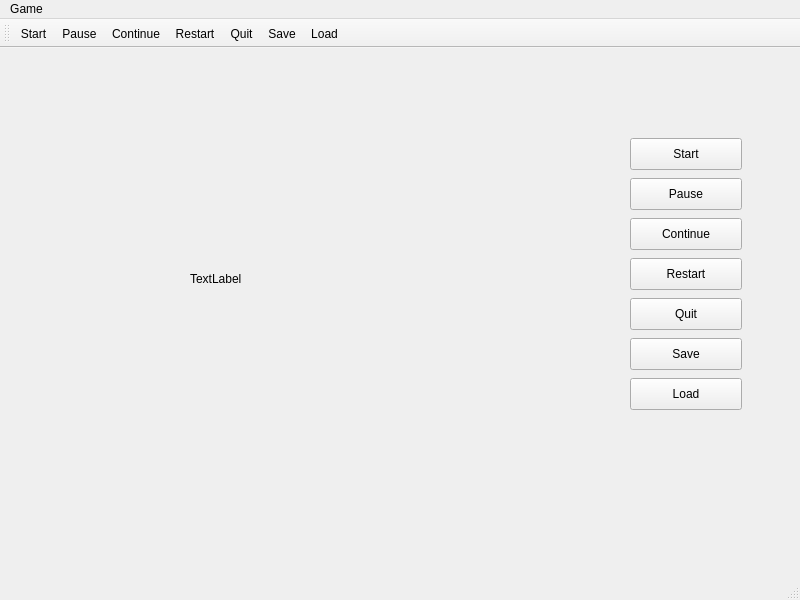
<?xml version="1.0" encoding="UTF-8"?>
<ui version="4.0">
 <class>Snake</class>
 <widget class="QMainWindow" name="Snake">
  <property name="geometry">
   <rect>
    <x>0</x>
    <y>0</y>
    <width>800</width>
    <height>600</height>
   </rect>
  </property>
  <property name="windowTitle">
   <string>Snake</string>
  </property>
  <widget class="QWidget" name="centralwidget">
   <widget class="QLabel" name="label">
    <property name="geometry">
     <rect>
      <x>190</x>
      <y>190</y>
      <width>221</width>
      <height>81</height>
     </rect>
    </property>
    <property name="text">
     <string>TextLabel</string>
    </property>
   </widget>
   <widget class="QPushButton" name="startButton">
    <property name="enabled">
     <bool>true</bool>
    </property>
    <property name="geometry">
     <rect>
      <x>630</x>
      <y>90</y>
      <width>112</width>
      <height>32</height>
     </rect>
    </property>
    <property name="text">
     <string>Start</string>
    </property>
   </widget>
   <widget class="QPushButton" name="pauseButton">
    <property name="geometry">
     <rect>
      <x>630</x>
      <y>130</y>
      <width>112</width>
      <height>32</height>
     </rect>
    </property>
    <property name="text">
     <string>Pause</string>
    </property>
   </widget>
   <widget class="QPushButton" name="continueButton">
    <property name="geometry">
     <rect>
      <x>630</x>
      <y>170</y>
      <width>112</width>
      <height>32</height>
     </rect>
    </property>
    <property name="text">
     <string>Continue</string>
    </property>
   </widget>
   <widget class="QPushButton" name="restartButton">
    <property name="geometry">
     <rect>
      <x>630</x>
      <y>210</y>
      <width>112</width>
      <height>32</height>
     </rect>
    </property>
    <property name="text">
     <string>Restart</string>
    </property>
   </widget>
   <widget class="QPushButton" name="quitButton">
    <property name="geometry">
     <rect>
      <x>630</x>
      <y>250</y>
      <width>112</width>
      <height>32</height>
     </rect>
    </property>
    <property name="text">
     <string>Quit</string>
    </property>
   </widget>
   <widget class="QPushButton" name="saveButton">
    <property name="geometry">
     <rect>
      <x>630</x>
      <y>290</y>
      <width>112</width>
      <height>32</height>
     </rect>
    </property>
    <property name="text">
     <string>Save</string>
    </property>
   </widget>
   <widget class="QPushButton" name="loadButton">
    <property name="geometry">
     <rect>
      <x>630</x>
      <y>330</y>
      <width>112</width>
      <height>32</height>
     </rect>
    </property>
    <property name="text">
     <string>Load</string>
    </property>
   </widget>
  </widget>
  <widget class="QMenuBar" name="menubar">
   <property name="geometry">
    <rect>
     <x>0</x>
     <y>0</y>
     <width>800</width>
     <height>22</height>
    </rect>
   </property>
   <widget class="QMenu" name="menuSnake">
    <property name="title">
     <string>Game</string>
    </property>
    <addaction name="actionStart"/>
    <addaction name="actionPause"/>
    <addaction name="actionContinue"/>
    <addaction name="actionRestart"/>
    <addaction name="actionQuit"/>
    <addaction name="actionSave"/>
    <addaction name="actionLoad"/>
   </widget>
   <addaction name="menuSnake"/>
  </widget>
  <widget class="QStatusBar" name="statusbar"/>
  <widget class="QToolBar" name="toolBar">
   <property name="windowTitle">
    <string>toolBar</string>
   </property>
   <attribute name="toolBarArea">
    <enum>TopToolBarArea</enum>
   </attribute>
   <attribute name="toolBarBreak">
    <bool>false</bool>
   </attribute>
   <addaction name="actionStart"/>
   <addaction name="actionPause"/>
   <addaction name="actionContinue"/>
   <addaction name="actionRestart"/>
   <addaction name="actionQuit"/>
   <addaction name="actionSave"/>
   <addaction name="actionLoad"/>
  </widget>
  <action name="actionStart">
   <property name="text">
    <string>Start</string>
   </property>
   <property name="toolTip">
    <string>Start a new game.</string>
   </property>
   <property name="shortcut">
    <string>Ctrl+N</string>
   </property>
  </action>
  <action name="actionPause">
   <property name="text">
    <string>Pause</string>
   </property>
   <property name="toolTip">
    <string>Pause the game. Then you can save it.</string>
   </property>
   <property name="shortcut">
    <string>Ctrl+P</string>
   </property>
  </action>
  <action name="actionContinue">
   <property name="text">
    <string>Continue</string>
   </property>
   <property name="toolTip">
    <string>Continue the game.</string>
   </property>
   <property name="shortcut">
    <string>Ctrl+C</string>
   </property>
  </action>
  <action name="actionRestart">
   <property name="text">
    <string>Restart</string>
   </property>
   <property name="toolTip">
    <string>Start the game with a clean playground.</string>
   </property>
   <property name="shortcut">
    <string>Ctrl+R</string>
   </property>
  </action>
  <action name="actionQuit">
   <property name="text">
    <string>Quit</string>
   </property>
   <property name="toolTip">
    <string>Quit the game. Quit the main window.</string>
   </property>
   <property name="shortcut">
    <string>Ctrl+Q, Ctrl+W</string>
   </property>
  </action>
  <action name="actionSave">
   <property name="text">
    <string>Save</string>
   </property>
   <property name="toolTip">
    <string>Save current status for future use.</string>
   </property>
   <property name="shortcut">
    <string>Ctrl+S</string>
   </property>
  </action>
  <action name="actionLoad">
   <property name="text">
    <string>Load</string>
   </property>
   <property name="toolTip">
    <string>Load a game from file.</string>
   </property>
   <property name="shortcut">
    <string>Ctrl+L</string>
   </property>
  </action>
 </widget>
 <resources/>
 <connections/>
</ui>
